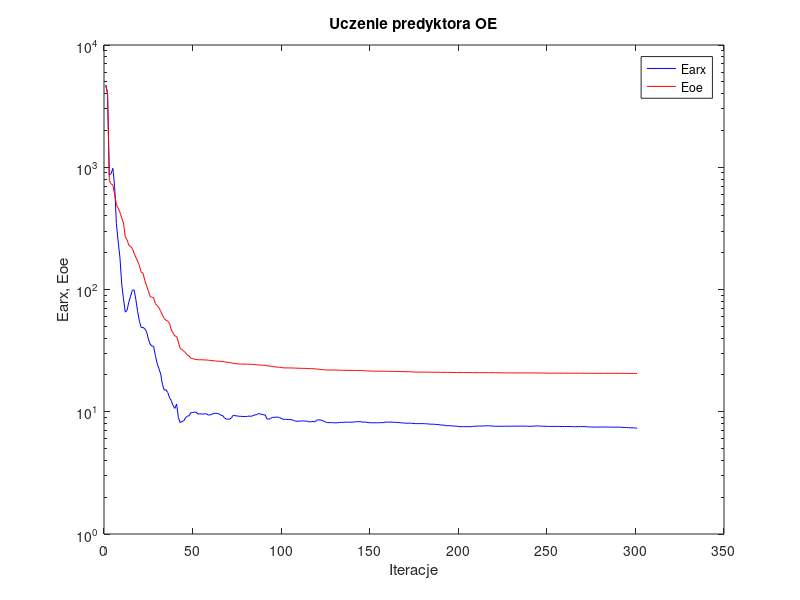
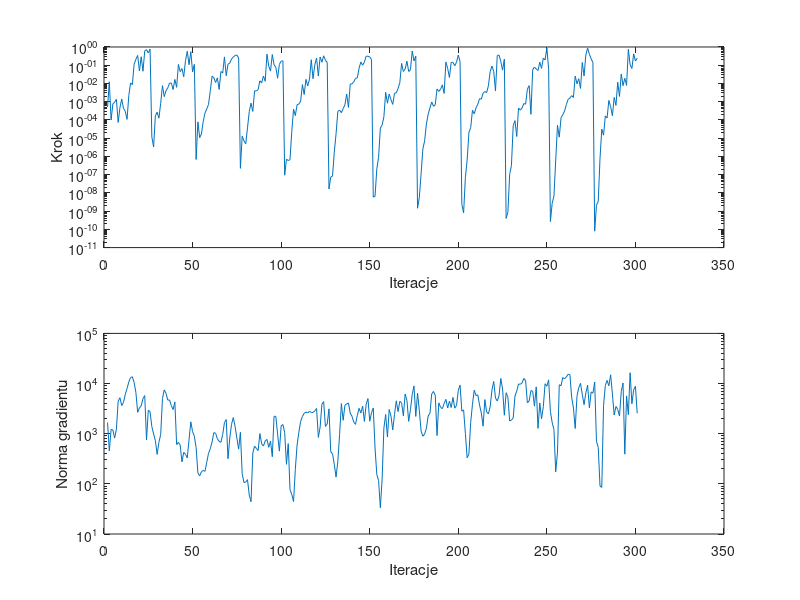

The MATLAB source for these figures, in order:
%uczenie predyktora oe
clear all;
n=0; farx(n+1)=4.703763e+003; foe(n+1)=4.709812e+003; wspucz(n+1)=0.000000e+000; ng(n+1)=0.000000e+000;
%odnowa zmiennej metryki
n=1; farx(n+1)=4.037120e+003; foe(n+1)=4.008730e+003; krok(n+1)=5.069434e-004; ng(n+1)=1.667973e+003;
n=2; farx(n+1)=8.618279e+002; foe(n+1)=7.740537e+002; krok(n+1)=1.238677e-002; ng(n+1)=4.549290e+002;
n=3; farx(n+1)=8.858802e+002; foe(n+1)=7.315586e+002; krok(n+1)=9.921626e-005; ng(n+1)=1.215975e+003;
n=4; farx(n+1)=9.810547e+002; foe(n+1)=7.156467e+002; krok(n+1)=7.589753e-004; ng(n+1)=1.190434e+003;
n=5; farx(n+1)=6.964635e+002; foe(n+1)=6.006445e+002; krok(n+1)=9.349870e-004; ng(n+1)=8.175020e+002;
n=6; farx(n+1)=3.462409e+002; foe(n+1)=4.969443e+002; krok(n+1)=1.347687e-003; ng(n+1)=1.228993e+003;
n=7; farx(n+1)=2.453993e+002; foe(n+1)=4.625778e+002; krok(n+1)=7.332789e-005; ng(n+1)=4.455675e+003;
n=8; farx(n+1)=1.821583e+002; foe(n+1)=4.280291e+002; krok(n+1)=4.815209e-004; ng(n+1)=5.212375e+003;
n=9; farx(n+1)=1.107589e+002; foe(n+1)=3.842856e+002; krok(n+1)=1.411868e-003; ng(n+1)=3.641864e+003;
n=10; farx(n+1)=8.404997e+001; foe(n+1)=3.496509e+002; krok(n+1)=4.283785e-004; ng(n+1)=4.183524e+003;
n=11; farx(n+1)=6.534251e+001; foe(n+1)=2.693977e+002; krok(n+1)=2.969649e-004; ng(n+1)=6.094821e+003;
n=12; farx(n+1)=6.748525e+001; foe(n+1)=2.556057e+002; krok(n+1)=1.075741e-004; ng(n+1)=7.955528e+003;
n=13; farx(n+1)=7.874150e+001; foe(n+1)=2.308034e+002; krok(n+1)=2.176076e-003; ng(n+1)=1.075362e+004;
n=14; farx(n+1)=8.807648e+001; foe(n+1)=2.250227e+002; krok(n+1)=1.064021e-002; ng(n+1)=1.319342e+004;
n=15; farx(n+1)=9.870521e+001; foe(n+1)=2.160345e+002; krok(n+1)=8.647968e-003; ng(n+1)=1.362544e+004;
n=16; farx(n+1)=9.915203e+001; foe(n+1)=1.985387e+002; krok(n+1)=1.134226e-001; ng(n+1)=1.051543e+004;
n=17; farx(n+1)=8.251308e+001; foe(n+1)=1.828568e+002; krok(n+1)=2.093785e-001; ng(n+1)=6.650137e+003;
n=18; farx(n+1)=6.584291e+001; foe(n+1)=1.706935e+002; krok(n+1)=3.465039e-001; ng(n+1)=2.669127e+003;
n=19; farx(n+1)=5.490561e+001; foe(n+1)=1.566231e+002; krok(n+1)=4.818488e-002; ng(n+1)=3.261275e+003;
n=20; farx(n+1)=4.889236e+001; foe(n+1)=1.383156e+002; krok(n+1)=2.906512e-001; ng(n+1)=3.607067e+003;
n=21; farx(n+1)=4.897262e+001; foe(n+1)=1.364419e+002; krok(n+1)=4.679016e-002; ng(n+1)=5.006181e+003;
n=22; farx(n+1)=4.777385e+001; foe(n+1)=1.191887e+002; krok(n+1)=6.155707e-001; ng(n+1)=5.754134e+003;
n=23; farx(n+1)=4.529297e+001; foe(n+1)=1.072754e+002; krok(n+1)=7.113726e-001; ng(n+1)=7.481152e+002;
n=24; farx(n+1)=3.959717e+001; foe(n+1)=9.774856e+001; krok(n+1)=4.686024e-001; ng(n+1)=2.926011e+003;
n=25; farx(n+1)=3.575776e+001; foe(n+1)=8.780776e+001; krok(n+1)=7.709580e-001; ng(n+1)=2.734943e+003;
%odnowa zmiennej metryki
n=26; farx(n+1)=3.447287e+001; foe(n+1)=8.620604e+001; krok(n+1)=1.178746e-005; ng(n+1)=1.387460e+003;
n=27; farx(n+1)=3.436591e+001; foe(n+1)=8.593305e+001; krok(n+1)=3.310122e-006; ng(n+1)=9.881220e+002;
n=28; farx(n+1)=2.882729e+001; foe(n+1)=7.660759e+001; krok(n+1)=1.697983e-004; ng(n+1)=7.236468e+002;
n=29; farx(n+1)=2.484800e+001; foe(n+1)=7.379347e+001; krok(n+1)=2.647908e-004; ng(n+1)=3.873599e+002;
n=30; farx(n+1)=2.253643e+001; foe(n+1)=7.093363e+001; krok(n+1)=1.250530e-004; ng(n+1)=6.762828e+002;
n=31; farx(n+1)=2.033665e+001; foe(n+1)=6.622718e+001; krok(n+1)=8.259539e-004; ng(n+1)=9.624930e+002;
n=32; farx(n+1)=1.670271e+001; foe(n+1)=6.184967e+001; krok(n+1)=7.585473e-003; ng(n+1)=4.997428e+003;
n=33; farx(n+1)=1.501324e+001; foe(n+1)=5.787310e+001; krok(n+1)=1.900524e-003; ng(n+1)=7.469386e+003;
n=34; farx(n+1)=1.516041e+001; foe(n+1)=5.607385e+001; krok(n+1)=4.004785e-003; ng(n+1)=6.409236e+003;
n=35; farx(n+1)=1.437071e+001; foe(n+1)=5.502857e+001; krok(n+1)=5.829556e-003; ng(n+1)=4.673139e+003;
n=36; farx(n+1)=1.302413e+001; foe(n+1)=5.265208e+001; krok(n+1)=1.033570e-002; ng(n+1)=4.712120e+003;
n=37; farx(n+1)=1.231754e+001; foe(n+1)=4.658639e+001; krok(n+1)=1.059400e-002; ng(n+1)=3.626745e+003;
n=38; farx(n+1)=1.123460e+001; foe(n+1)=4.384053e+001; krok(n+1)=4.600741e-003; ng(n+1)=3.023167e+003;
n=39; farx(n+1)=1.064668e+001; foe(n+1)=4.162369e+001; krok(n+1)=1.660195e-002; ng(n+1)=4.303941e+003;
n=40; farx(n+1)=1.154962e+001; foe(n+1)=4.135883e+001; krok(n+1)=6.130766e-003; ng(n+1)=6.086214e+002;
n=41; farx(n+1)=8.956641e+000; foe(n+1)=3.713257e+001; krok(n+1)=1.102898e-001; ng(n+1)=6.709056e+002;
n=42; farx(n+1)=8.152975e+000; foe(n+1)=3.294213e+001; krok(n+1)=4.446078e-002; ng(n+1)=5.936262e+002;
n=43; farx(n+1)=8.329478e+000; foe(n+1)=3.230387e+001; krok(n+1)=6.563449e-002; ng(n+1)=2.744637e+002;
n=44; farx(n+1)=8.413300e+000; foe(n+1)=3.125892e+001; krok(n+1)=2.327615e-002; ng(n+1)=4.241558e+002;
n=45; farx(n+1)=8.912973e+000; foe(n+1)=3.047736e+001; krok(n+1)=1.752988e-001; ng(n+1)=3.881565e+002;
n=46; farx(n+1)=9.209185e+000; foe(n+1)=2.915576e+001; krok(n+1)=5.810581e-001; ng(n+1)=3.301077e+002;
n=47; farx(n+1)=9.262687e+000; foe(n+1)=2.861039e+001; krok(n+1)=1.067078e-001; ng(n+1)=7.561548e+002;
n=48; farx(n+1)=9.809009e+000; foe(n+1)=2.738700e+001; krok(n+1)=5.550159e-001; ng(n+1)=1.724778e+003;
n=49; farx(n+1)=9.858461e+000; foe(n+1)=2.726948e+001; krok(n+1)=4.294671e-002; ng(n+1)=1.107593e+003;
n=50; farx(n+1)=9.920331e+000; foe(n+1)=2.683675e+001; krok(n+1)=1.114169e-001; ng(n+1)=8.915474e+002;
%odnowa zmiennej metryki
n=51; farx(n+1)=9.919665e+000; foe(n+1)=2.681813e+001; krok(n+1)=6.809703e-007; ng(n+1)=5.289175e+002;
n=52; farx(n+1)=9.585465e+000; foe(n+1)=2.663464e+001; krok(n+1)=7.847260e-005; ng(n+1)=1.647376e+002;
n=53; farx(n+1)=9.600535e+000; foe(n+1)=2.662573e+001; krok(n+1)=1.069939e-005; ng(n+1)=1.442445e+002;
n=54; farx(n+1)=9.600772e+000; foe(n+1)=2.661178e+001; krok(n+1)=1.693774e-005; ng(n+1)=1.744018e+002;
n=55; farx(n+1)=9.571228e+000; foe(n+1)=2.658058e+001; krok(n+1)=8.254679e-005; ng(n+1)=1.852498e+002;
n=56; farx(n+1)=9.623010e+000; foe(n+1)=2.652837e+001; krok(n+1)=2.361987e-004; ng(n+1)=1.776022e+002;
n=57; farx(n+1)=9.604261e+000; foe(n+1)=2.649075e+001; krok(n+1)=4.029366e-004; ng(n+1)=2.683583e+002;
n=58; farx(n+1)=9.389724e+000; foe(n+1)=2.638215e+001; krok(n+1)=7.010405e-004; ng(n+1)=4.065615e+002;
n=59; farx(n+1)=9.422756e+000; foe(n+1)=2.631901e+001; krok(n+1)=4.008930e-003; ng(n+1)=5.010721e+002;
n=60; farx(n+1)=9.600892e+000; foe(n+1)=2.620094e+001; krok(n+1)=2.476948e-002; ng(n+1)=6.855294e+002;
n=61; farx(n+1)=9.647187e+000; foe(n+1)=2.613510e+001; krok(n+1)=2.067140e-002; ng(n+1)=1.049600e+003;
n=62; farx(n+1)=9.740375e+000; foe(n+1)=2.598113e+001; krok(n+1)=1.127471e-002; ng(n+1)=1.024754e+003;
n=63; farx(n+1)=9.675224e+000; foe(n+1)=2.592542e+001; krok(n+1)=2.024365e-002; ng(n+1)=7.916581e+002;
n=64; farx(n+1)=9.593716e+000; foe(n+1)=2.588928e+001; krok(n+1)=4.704763e-003; ng(n+1)=7.041423e+002;
n=65; farx(n+1)=9.352551e+000; foe(n+1)=2.582689e+001; krok(n+1)=4.524124e-002; ng(n+1)=6.712739e+002;
n=66; farx(n+1)=9.308034e+000; foe(n+1)=2.575295e+001; krok(n+1)=3.700668e-002; ng(n+1)=9.657381e+002;
n=67; farx(n+1)=8.914061e+000; foe(n+1)=2.563885e+001; krok(n+1)=2.863617e-001; ng(n+1)=1.663066e+003;
n=68; farx(n+1)=8.720131e+000; foe(n+1)=2.546899e+001; krok(n+1)=2.667694e-002; ng(n+1)=1.914630e+003;
n=69; farx(n+1)=8.688777e+000; foe(n+1)=2.537080e+001; krok(n+1)=1.150668e-001; ng(n+1)=3.163387e+002;
n=70; farx(n+1)=8.688494e+000; foe(n+1)=2.531939e+001; krok(n+1)=1.306634e-001; ng(n+1)=8.217102e+002;
n=71; farx(n+1)=8.962449e+000; foe(n+1)=2.504648e+001; krok(n+1)=2.193298e-001; ng(n+1)=1.544189e+003;
n=72; farx(n+1)=9.381065e+000; foe(n+1)=2.492756e+001; krok(n+1)=2.841626e-001; ng(n+1)=2.098722e+003;
n=73; farx(n+1)=9.280579e+000; foe(n+1)=2.480342e+001; krok(n+1)=3.388866e-001; ng(n+1)=1.393713e+003;
n=74; farx(n+1)=9.246734e+000; foe(n+1)=2.469606e+001; krok(n+1)=3.636509e-001; ng(n+1)=8.163114e+002;
n=75; farx(n+1)=9.189187e+000; foe(n+1)=2.460349e+001; krok(n+1)=2.490283e-001; ng(n+1)=4.932889e+002;
%odnowa zmiennej metryki
n=76; farx(n+1)=9.183735e+000; foe(n+1)=2.457178e+001; krok(n+1)=2.214391e-007; ng(n+1)=1.063600e+003;
n=77; farx(n+1)=9.144125e+000; foe(n+1)=2.454604e+001; krok(n+1)=1.290553e-005; ng(n+1)=1.598550e+002;
n=78; farx(n+1)=9.148391e+000; foe(n+1)=2.454045e+001; krok(n+1)=7.265431e-006; ng(n+1)=1.063551e+002;
n=79; farx(n+1)=9.139678e+000; foe(n+1)=2.453488e+001; krok(n+1)=4.886358e-006; ng(n+1)=1.083609e+002;
n=80; farx(n+1)=9.162253e+000; foe(n+1)=2.450463e+001; krok(n+1)=3.694884e-005; ng(n+1)=1.212840e+002;
n=81; farx(n+1)=9.225998e+000; foe(n+1)=2.449196e+001; krok(n+1)=2.858260e-004; ng(n+1)=5.964170e+001;
n=82; farx(n+1)=9.172995e+000; foe(n+1)=2.443557e+001; krok(n+1)=8.336543e-004; ng(n+1)=4.403278e+001;
n=83; farx(n+1)=9.280842e+000; foe(n+1)=2.436493e+001; krok(n+1)=2.927427e-004; ng(n+1)=4.122604e+002;
n=84; farx(n+1)=9.408878e+000; foe(n+1)=2.430227e+001; krok(n+1)=3.941672e-003; ng(n+1)=5.654171e+002;
n=85; farx(n+1)=9.448972e+000; foe(n+1)=2.422837e+001; krok(n+1)=3.898185e-003; ng(n+1)=5.099680e+002;
n=86; farx(n+1)=9.646863e+000; foe(n+1)=2.413916e+001; krok(n+1)=4.587536e-003; ng(n+1)=4.598732e+002;
n=87; farx(n+1)=9.601548e+000; foe(n+1)=2.409589e+001; krok(n+1)=1.399673e-002; ng(n+1)=1.005888e+003;
n=88; farx(n+1)=9.545556e+000; foe(n+1)=2.405170e+001; krok(n+1)=1.064021e-002; ng(n+1)=6.282929e+002;
n=89; farx(n+1)=9.436641e+000; foe(n+1)=2.400619e+001; krok(n+1)=2.565544e-002; ng(n+1)=5.674681e+002;
n=90; farx(n+1)=9.411780e+000; foe(n+1)=2.397840e+001; krok(n+1)=1.321323e-002; ng(n+1)=7.185212e+002;
n=91; farx(n+1)=8.721765e+000; foe(n+1)=2.376373e+001; krok(n+1)=4.033988e-001; ng(n+1)=7.686163e+002;
n=92; farx(n+1)=8.698835e+000; foe(n+1)=2.371870e+001; krok(n+1)=8.973318e-002; ng(n+1)=5.345688e+002;
n=93; farx(n+1)=8.801751e+000; foe(n+1)=2.359349e+001; krok(n+1)=4.732206e-002; ng(n+1)=7.159976e+002;
n=94; farx(n+1)=8.976364e+000; foe(n+1)=2.344749e+001; krok(n+1)=3.854790e-001; ng(n+1)=3.477464e+002;
n=95; farx(n+1)=9.001012e+000; foe(n+1)=2.336534e+001; krok(n+1)=1.057221e-001; ng(n+1)=2.232840e+003;
n=96; farx(n+1)=9.031409e+000; foe(n+1)=2.323037e+001; krok(n+1)=7.626731e-002; ng(n+1)=2.208286e+003;
n=97; farx(n+1)=9.050052e+000; foe(n+1)=2.317186e+001; krok(n+1)=1.931884e-002; ng(n+1)=9.800902e+002;
n=98; farx(n+1)=8.962484e+000; foe(n+1)=2.311299e+001; krok(n+1)=1.125137e-001; ng(n+1)=4.492545e+002;
n=99; farx(n+1)=8.842417e+000; foe(n+1)=2.305430e+001; krok(n+1)=1.652088e-001; ng(n+1)=1.431220e+003;
n=100; farx(n+1)=8.674440e+000; foe(n+1)=2.286023e+001; krok(n+1)=1.752988e-001; ng(n+1)=1.525022e+003;
%odnowa zmiennej metryki
n=101; farx(n+1)=8.674996e+000; foe(n+1)=2.285016e+001; krok(n+1)=9.307833e-008; ng(n+1)=1.047758e+003;
n=102; farx(n+1)=8.666745e+000; foe(n+1)=2.284599e+001; krok(n+1)=7.046893e-007; ng(n+1)=2.451395e+002;
n=103; farx(n+1)=8.636106e+000; foe(n+1)=2.282645e+001; krok(n+1)=5.947174e-007; ng(n+1)=6.337312e+002;
n=104; farx(n+1)=8.636877e+000; foe(n+1)=2.282606e+001; krok(n+1)=6.610411e-007; ng(n+1)=7.718301e+001;
n=105; farx(n+1)=8.614994e+000; foe(n+1)=2.282070e+001; krok(n+1)=2.328800e-005; ng(n+1)=6.135050e+001;
n=106; farx(n+1)=8.484756e+000; foe(n+1)=2.278102e+001; krok(n+1)=3.910575e-004; ng(n+1)=4.437425e+001;
n=107; farx(n+1)=8.409555e+000; foe(n+1)=2.275888e+001; krok(n+1)=1.733806e-004; ng(n+1)=1.947520e+002;
n=108; farx(n+1)=8.340433e+000; foe(n+1)=2.272936e+001; krok(n+1)=6.791933e-004; ng(n+1)=5.959626e+002;
n=109; farx(n+1)=8.389977e+000; foe(n+1)=2.268764e+001; krok(n+1)=7.433745e-004; ng(n+1)=1.071447e+003;
n=110; farx(n+1)=8.397014e+000; foe(n+1)=2.267575e+001; krok(n+1)=1.060828e-003; ng(n+1)=1.759645e+003;
n=111; farx(n+1)=8.413486e+000; foe(n+1)=2.265092e+001; krok(n+1)=8.648560e-003; ng(n+1)=2.206556e+003;
n=112; farx(n+1)=8.406308e+000; foe(n+1)=2.264463e+001; krok(n+1)=2.476023e-003; ng(n+1)=2.540784e+003;
n=113; farx(n+1)=8.394680e+000; foe(n+1)=2.260810e+001; krok(n+1)=1.675780e-002; ng(n+1)=2.699106e+003;
n=114; farx(n+1)=8.346559e+000; foe(n+1)=2.257687e+001; krok(n+1)=7.321912e-003; ng(n+1)=2.593147e+003;
n=115; farx(n+1)=8.245261e+000; foe(n+1)=2.254980e+001; krok(n+1)=1.712902e-002; ng(n+1)=2.792439e+003;
n=116; farx(n+1)=8.309753e+000; foe(n+1)=2.249733e+001; krok(n+1)=2.002215e-001; ng(n+1)=2.658058e+003;
n=117; farx(n+1)=8.334193e+000; foe(n+1)=2.248764e+001; krok(n+1)=1.820180e-002; ng(n+1)=2.653881e+003;
n=118; farx(n+1)=8.257886e+000; foe(n+1)=2.243467e+001; krok(n+1)=1.066998e-001; ng(n+1)=2.848650e+003;
n=119; farx(n+1)=8.523805e+000; foe(n+1)=2.234866e+001; krok(n+1)=2.476508e-001; ng(n+1)=3.182791e+003;
n=120; farx(n+1)=8.584659e+000; foe(n+1)=2.232485e+001; krok(n+1)=2.541206e-002; ng(n+1)=8.418364e+002;
n=121; farx(n+1)=8.573993e+000; foe(n+1)=2.221987e+001; krok(n+1)=2.833785e-001; ng(n+1)=1.351800e+003;
n=122; farx(n+1)=8.519255e+000; foe(n+1)=2.214779e+001; krok(n+1)=1.460372e-001; ng(n+1)=3.855235e+003;
n=123; farx(n+1)=8.369169e+000; foe(n+1)=2.208181e+001; krok(n+1)=3.287969e-001; ng(n+1)=4.368103e+003;
n=124; farx(n+1)=8.251489e+000; foe(n+1)=2.201735e+001; krok(n+1)=1.872762e-001; ng(n+1)=1.393142e+003;
n=125; farx(n+1)=8.145468e+000; foe(n+1)=2.196631e+001; krok(n+1)=1.423907e-001; ng(n+1)=1.558930e+003;
%odnowa zmiennej metryki
n=126; farx(n+1)=8.147197e+000; foe(n+1)=2.195071e+001; krok(n+1)=1.636637e-008; ng(n+1)=3.130978e+003;
n=127; farx(n+1)=8.146931e+000; foe(n+1)=2.194964e+001; krok(n+1)=7.352339e-008; ng(n+1)=4.367740e+002;
n=128; farx(n+1)=8.147123e+000; foe(n+1)=2.194856e+001; krok(n+1)=8.353197e-008; ng(n+1)=3.959042e+002;
n=129; farx(n+1)=8.132058e+000; foe(n+1)=2.194116e+001; krok(n+1)=1.690903e-006; ng(n+1)=2.466202e+002;
n=130; farx(n+1)=8.114707e+000; foe(n+1)=2.193218e+001; krok(n+1)=1.729605e-005; ng(n+1)=1.363661e+002;
n=131; farx(n+1)=8.129346e+000; foe(n+1)=2.192356e+001; krok(n+1)=2.952315e-004; ng(n+1)=2.813630e+002;
n=132; farx(n+1)=8.171295e+000; foe(n+1)=2.189473e+001; krok(n+1)=3.473499e-004; ng(n+1)=9.658713e+002;
n=133; farx(n+1)=8.186009e+000; foe(n+1)=2.186932e+001; krok(n+1)=2.493753e-004; ng(n+1)=3.984053e+003;
n=134; farx(n+1)=8.177669e+000; foe(n+1)=2.183806e+001; krok(n+1)=4.204537e-004; ng(n+1)=1.849237e+003;
n=135; farx(n+1)=8.232600e+000; foe(n+1)=2.182222e+001; krok(n+1)=6.750897e-004; ng(n+1)=3.690173e+003;
n=136; farx(n+1)=8.202310e+000; foe(n+1)=2.180410e+001; krok(n+1)=2.621411e-003; ng(n+1)=3.902199e+003;
n=137; farx(n+1)=8.225342e+000; foe(n+1)=2.179626e+001; krok(n+1)=4.878389e-004; ng(n+1)=4.096164e+003;
n=138; farx(n+1)=8.207609e+000; foe(n+1)=2.178904e+001; krok(n+1)=9.231862e-003; ng(n+1)=2.584118e+003;
n=139; farx(n+1)=8.216088e+000; foe(n+1)=2.177844e+001; krok(n+1)=9.524551e-003; ng(n+1)=2.217754e+003;
n=140; farx(n+1)=8.245532e+000; foe(n+1)=2.177110e+001; krok(n+1)=1.238474e-002; ng(n+1)=1.703768e+003;
n=141; farx(n+1)=8.282203e+000; foe(n+1)=2.176313e+001; krok(n+1)=1.906683e-002; ng(n+1)=1.536211e+003;
n=142; farx(n+1)=8.290332e+000; foe(n+1)=2.175661e+001; krok(n+1)=2.017194e-002; ng(n+1)=2.326770e+003;
n=143; farx(n+1)=8.301232e+000; foe(n+1)=2.173995e+001; krok(n+1)=6.864555e-002; ng(n+1)=3.205335e+003;
n=144; farx(n+1)=8.279399e+000; foe(n+1)=2.172907e+001; krok(n+1)=1.505524e-001; ng(n+1)=2.588176e+003;
n=145; farx(n+1)=8.225296e+000; foe(n+1)=2.168861e+001; krok(n+1)=1.003991e-001; ng(n+1)=3.555234e+003;
n=146; farx(n+1)=8.233619e+000; foe(n+1)=2.167614e+001; krok(n+1)=1.490738e-001; ng(n+1)=1.752298e+003;
n=147; farx(n+1)=8.214683e+000; foe(n+1)=2.163432e+001; krok(n+1)=3.136673e-001; ng(n+1)=3.856670e+003;
n=148; farx(n+1)=8.152201e+000; foe(n+1)=2.158090e+001; krok(n+1)=3.101349e-001; ng(n+1)=5.016535e+003;
n=149; farx(n+1)=8.134412e+000; foe(n+1)=2.154386e+001; krok(n+1)=2.863419e-001; ng(n+1)=1.775446e+003;
n=150; farx(n+1)=8.126832e+000; foe(n+1)=2.148561e+001; krok(n+1)=2.052609e-001; ng(n+1)=2.605740e+003;
%odnowa zmiennej metryki
n=151; farx(n+1)=8.126940e+000; foe(n+1)=2.147958e+001; krok(n+1)=5.872522e-009; ng(n+1)=3.255314e+003;
n=152; farx(n+1)=8.126809e+000; foe(n+1)=2.147940e+001; krok(n+1)=6.424819e-009; ng(n+1)=5.206265e+002;
n=153; farx(n+1)=8.127696e+000; foe(n+1)=2.147895e+001; krok(n+1)=2.061726e-007; ng(n+1)=1.531127e+002;
n=154; farx(n+1)=8.131264e+000; foe(n+1)=2.147776e+001; krok(n+1)=8.857564e-007; ng(n+1)=1.167853e+002;
n=155; farx(n+1)=8.146497e+000; foe(n+1)=2.147421e+001; krok(n+1)=3.612529e-005; ng(n+1)=3.342380e+001;
n=156; farx(n+1)=8.147371e+000; foe(n+1)=2.146856e+001; krok(n+1)=5.233915e-005; ng(n+1)=1.241793e+002;
n=157; farx(n+1)=8.157279e+000; foe(n+1)=2.146597e+001; krok(n+1)=1.489596e-004; ng(n+1)=1.293667e+003;
n=158; farx(n+1)=8.249542e+000; foe(n+1)=2.144028e+001; krok(n+1)=3.272337e-003; ng(n+1)=2.416896e+003;
n=159; farx(n+1)=8.213373e+000; foe(n+1)=2.142581e+001; krok(n+1)=8.259539e-004; ng(n+1)=8.567441e+002;
n=160; farx(n+1)=8.224760e+000; foe(n+1)=2.141854e+001; krok(n+1)=2.634602e-003; ng(n+1)=3.048990e+003;
n=161; farx(n+1)=8.234580e+000; foe(n+1)=2.140759e+001; krok(n+1)=1.293420e-003; ng(n+1)=2.241125e+003;
n=162; farx(n+1)=8.209155e+000; foe(n+1)=2.139535e+001; krok(n+1)=7.138862e-004; ng(n+1)=1.187032e+003;
n=163; farx(n+1)=8.192842e+000; foe(n+1)=2.137900e+001; krok(n+1)=2.914778e-003; ng(n+1)=2.440761e+003;
n=164; farx(n+1)=8.190672e+000; foe(n+1)=2.136516e+001; krok(n+1)=3.056641e-003; ng(n+1)=4.520576e+003;
n=165; farx(n+1)=8.157581e+000; foe(n+1)=2.135306e+001; krok(n+1)=5.303205e-003; ng(n+1)=2.760769e+003;
n=166; farx(n+1)=8.150672e+000; foe(n+1)=2.135150e+001; krok(n+1)=1.111520e-002; ng(n+1)=4.426492e+003;
n=167; farx(n+1)=8.100764e+000; foe(n+1)=2.133727e+001; krok(n+1)=1.261335e-001; ng(n+1)=4.086064e+003;
n=168; farx(n+1)=8.094583e+000; foe(n+1)=2.131779e+001; krok(n+1)=4.517978e-002; ng(n+1)=2.272998e+003;
n=169; farx(n+1)=8.075346e+000; foe(n+1)=2.128206e+001; krok(n+1)=6.191270e-002; ng(n+1)=6.183881e+003;
n=170; farx(n+1)=8.054593e+000; foe(n+1)=2.125959e+001; krok(n+1)=1.668649e-001; ng(n+1)=4.622716e+003;
n=171; farx(n+1)=8.061018e+000; foe(n+1)=2.124850e+001; krok(n+1)=4.568872e-002; ng(n+1)=1.760999e+003;
n=172; farx(n+1)=8.058891e+000; foe(n+1)=2.123869e+001; krok(n+1)=5.722022e-002; ng(n+1)=3.025932e+003;
n=173; farx(n+1)=8.036745e+000; foe(n+1)=2.116249e+001; krok(n+1)=5.982775e-001; ng(n+1)=6.090701e+003;
n=174; farx(n+1)=8.012445e+000; foe(n+1)=2.114354e+001; krok(n+1)=1.722157e-001; ng(n+1)=8.952019e+003;
n=175; farx(n+1)=7.997857e+000; foe(n+1)=2.111278e+001; krok(n+1)=3.183983e-001; ng(n+1)=2.211583e+003;
%odnowa zmiennej metryki
n=176; farx(n+1)=7.998341e+000; foe(n+1)=2.110616e+001; krok(n+1)=1.443628e-009; ng(n+1)=6.435926e+003;
n=177; farx(n+1)=7.998902e+000; foe(n+1)=2.110099e+001; krok(n+1)=5.526858e-009; ng(n+1)=2.916254e+003;
n=178; farx(n+1)=7.999824e+000; foe(n+1)=2.109381e+001; krok(n+1)=1.093752e-007; ng(n+1)=1.125354e+003;
n=179; farx(n+1)=8.000126e+000; foe(n+1)=2.109295e+001; krok(n+1)=2.563277e-006; ng(n+1)=8.905430e+002;
n=180; farx(n+1)=7.981531e+000; foe(n+1)=2.108821e+001; krok(n+1)=7.086051e-006; ng(n+1)=9.830242e+002;
n=181; farx(n+1)=7.975768e+000; foe(n+1)=2.108371e+001; krok(n+1)=5.986366e-005; ng(n+1)=1.290385e+003;
n=182; farx(n+1)=7.946180e+000; foe(n+1)=2.107929e+001; krok(n+1)=2.084136e-004; ng(n+1)=2.253067e+003;
n=183; farx(n+1)=7.913485e+000; foe(n+1)=2.107280e+001; krok(n+1)=4.494798e-004; ng(n+1)=2.557576e+003;
n=184; farx(n+1)=7.912337e+000; foe(n+1)=2.105683e+001; krok(n+1)=9.701682e-004; ng(n+1)=6.240722e+003;
n=185; farx(n+1)=7.904942e+000; foe(n+1)=2.105148e+001; krok(n+1)=5.593002e-004; ng(n+1)=6.937054e+003;
n=186; farx(n+1)=7.885924e+000; foe(n+1)=2.104719e+001; krok(n+1)=6.847610e-004; ng(n+1)=5.834456e+003;
n=187; farx(n+1)=7.867831e+000; foe(n+1)=2.104220e+001; krok(n+1)=5.003630e-003; ng(n+1)=9.185764e+002;
n=188; farx(n+1)=7.844278e+000; foe(n+1)=2.103717e+001; krok(n+1)=3.657312e-003; ng(n+1)=4.119311e+003;
n=189; farx(n+1)=7.800587e+000; foe(n+1)=2.101695e+001; krok(n+1)=4.841816e-003; ng(n+1)=3.374373e+003;
n=190; farx(n+1)=7.779565e+000; foe(n+1)=2.101092e+001; krok(n+1)=8.350786e-003; ng(n+1)=3.152719e+003;
n=191; farx(n+1)=7.770668e+000; foe(n+1)=2.101017e+001; krok(n+1)=2.849598e-003; ng(n+1)=3.989177e+003;
n=192; farx(n+1)=7.690479e+000; foe(n+1)=2.099455e+001; krok(n+1)=1.484819e-001; ng(n+1)=4.841597e+003;
n=193; farx(n+1)=7.693668e+000; foe(n+1)=2.099058e+001; krok(n+1)=6.721749e-002; ng(n+1)=3.249773e+003;
n=194; farx(n+1)=7.683095e+000; foe(n+1)=2.098269e+001; krok(n+1)=2.117616e-002; ng(n+1)=4.465257e+003;
n=195; farx(n+1)=7.678952e+000; foe(n+1)=2.097244e+001; krok(n+1)=1.439602e-001; ng(n+1)=3.324972e+003;
n=196; farx(n+1)=7.639737e+000; foe(n+1)=2.095506e+001; krok(n+1)=1.431455e-001; ng(n+1)=5.284177e+003;
n=197; farx(n+1)=7.638361e+000; foe(n+1)=2.094854e+001; krok(n+1)=9.359461e-002; ng(n+1)=3.229593e+003;
n=198; farx(n+1)=7.622274e+000; foe(n+1)=2.094209e+001; krok(n+1)=1.471339e-001; ng(n+1)=3.654647e+003;
n=199; farx(n+1)=7.576431e+000; foe(n+1)=2.092729e+001; krok(n+1)=3.619299e-001; ng(n+1)=7.334145e+003;
n=200; farx(n+1)=7.555178e+000; foe(n+1)=2.092085e+001; krok(n+1)=1.582207e-001; ng(n+1)=9.316683e+003;
%odnowa zmiennej metryki
n=201; farx(n+1)=7.555421e+000; foe(n+1)=2.091899e+001; krok(n+1)=2.307373e-009; ng(n+1)=2.813767e+003;
n=202; farx(n+1)=7.555448e+000; foe(n+1)=2.091831e+001; krok(n+1)=8.081352e-010; ng(n+1)=2.979447e+003;
n=203; farx(n+1)=7.555131e+000; foe(n+1)=2.091406e+001; krok(n+1)=6.900967e-008; ng(n+1)=1.014579e+003;
n=204; farx(n+1)=7.555985e+000; foe(n+1)=2.091374e+001; krok(n+1)=6.328627e-007; ng(n+1)=3.301324e+002;
n=205; farx(n+1)=7.548482e+000; foe(n+1)=2.091139e+001; krok(n+1)=2.078166e-005; ng(n+1)=3.972212e+002;
n=206; farx(n+1)=7.555511e+000; foe(n+1)=2.090940e+001; krok(n+1)=3.754715e-005; ng(n+1)=1.673276e+003;
n=207; farx(n+1)=7.585175e+000; foe(n+1)=2.090437e+001; krok(n+1)=3.383827e-004; ng(n+1)=3.855692e+003;
n=208; farx(n+1)=7.606789e+000; foe(n+1)=2.090028e+001; krok(n+1)=2.171131e-004; ng(n+1)=7.362670e+003;
n=209; farx(n+1)=7.625361e+000; foe(n+1)=2.089319e+001; krok(n+1)=4.526501e-004; ng(n+1)=5.764571e+003;
n=210; farx(n+1)=7.637492e+000; foe(n+1)=2.089120e+001; krok(n+1)=7.286945e-004; ng(n+1)=5.957787e+003;
n=211; farx(n+1)=7.631763e+000; foe(n+1)=2.088927e+001; krok(n+1)=1.469780e-003; ng(n+1)=3.725716e+003;
n=212; farx(n+1)=7.639465e+000; foe(n+1)=2.088705e+001; krok(n+1)=1.387045e-003; ng(n+1)=2.581675e+003;
n=213; farx(n+1)=7.656380e+000; foe(n+1)=2.088534e+001; krok(n+1)=2.918223e-003; ng(n+1)=1.411945e+003;
n=214; farx(n+1)=7.664719e+000; foe(n+1)=2.088142e+001; krok(n+1)=3.595838e-003; ng(n+1)=4.790581e+003;
n=215; farx(n+1)=7.670663e+000; foe(n+1)=2.088034e+001; krok(n+1)=3.157424e-003; ng(n+1)=2.707979e+003;
n=216; farx(n+1)=7.670973e+000; foe(n+1)=2.087843e+001; krok(n+1)=7.453659e-003; ng(n+1)=2.471216e+003;
n=217; farx(n+1)=7.665287e+000; foe(n+1)=2.087421e+001; krok(n+1)=4.505124e-002; ng(n+1)=3.459168e+003;
n=218; farx(n+1)=7.644407e+000; foe(n+1)=2.086756e+001; krok(n+1)=8.877087e-002; ng(n+1)=7.451612e+003;
n=219; farx(n+1)=7.620087e+000; foe(n+1)=2.085801e+001; krok(n+1)=4.614317e-002; ng(n+1)=1.101749e+004;
n=220; farx(n+1)=7.611613e+000; foe(n+1)=2.085694e+001; krok(n+1)=3.881663e-003; ng(n+1)=5.146656e+003;
n=221; farx(n+1)=7.610569e+000; foe(n+1)=2.084754e+001; krok(n+1)=3.435737e-001; ng(n+1)=4.484299e+003;
n=222; farx(n+1)=7.601545e+000; foe(n+1)=2.083619e+001; krok(n+1)=3.589327e-001; ng(n+1)=5.704733e+003;
n=223; farx(n+1)=7.608485e+000; foe(n+1)=2.081305e+001; krok(n+1)=1.608941e-001; ng(n+1)=1.262446e+004;
n=224; farx(n+1)=7.606958e+000; foe(n+1)=2.081031e+001; krok(n+1)=5.344903e-002; ng(n+1)=7.756735e+003;
n=225; farx(n+1)=7.614960e+000; foe(n+1)=2.080417e+001; krok(n+1)=2.181855e-001; ng(n+1)=2.333834e+003;
%odnowa zmiennej metryki
n=226; farx(n+1)=7.615089e+000; foe(n+1)=2.080244e+001; krok(n+1)=3.980898e-010; ng(n+1)=6.561835e+003;
n=227; farx(n+1)=7.615289e+000; foe(n+1)=2.079943e+001; krok(n+1)=8.707330e-010; ng(n+1)=5.360097e+003;
n=228; farx(n+1)=7.615380e+000; foe(n+1)=2.079765e+001; krok(n+1)=1.023936e-007; ng(n+1)=1.792288e+003;
n=229; farx(n+1)=7.618068e+000; foe(n+1)=2.079458e+001; krok(n+1)=3.227062e-007; ng(n+1)=1.869404e+003;
n=230; farx(n+1)=7.621963e+000; foe(n+1)=2.078635e+001; krok(n+1)=4.789661e-005; ng(n+1)=2.061879e+003;
n=231; farx(n+1)=7.624545e+000; foe(n+1)=2.078593e+001; krok(n+1)=9.210340e-005; ng(n+1)=5.660419e+003;
n=232; farx(n+1)=7.622708e+000; foe(n+1)=2.078556e+001; krok(n+1)=1.234279e-005; ng(n+1)=7.075767e+003;
n=233; farx(n+1)=7.622451e+000; foe(n+1)=2.078372e+001; krok(n+1)=4.526501e-004; ng(n+1)=9.806976e+003;
n=234; farx(n+1)=7.635088e+000; foe(n+1)=2.078180e+001; krok(n+1)=3.428360e-004; ng(n+1)=9.652808e+003;
n=235; farx(n+1)=7.626649e+000; foe(n+1)=2.078048e+001; krok(n+1)=4.494757e-004; ng(n+1)=1.031830e+004;
n=236; farx(n+1)=7.629761e+000; foe(n+1)=2.077852e+001; krok(n+1)=7.899388e-004; ng(n+1)=1.263793e+004;
n=237; farx(n+1)=7.627163e+000; foe(n+1)=2.077560e+001; krok(n+1)=7.307512e-004; ng(n+1)=1.139433e+004;
n=238; farx(n+1)=7.613839e+000; foe(n+1)=2.077263e+001; krok(n+1)=4.892037e-003; ng(n+1)=4.134849e+003;
n=239; farx(n+1)=7.599176e+000; foe(n+1)=2.076747e+001; krok(n+1)=7.599313e-003; ng(n+1)=4.498083e+003;
n=240; farx(n+1)=7.594944e+000; foe(n+1)=2.076691e+001; krok(n+1)=2.039081e-004; ng(n+1)=7.237729e+003;
n=241; farx(n+1)=7.623224e+000; foe(n+1)=2.076462e+001; krok(n+1)=5.671128e-002; ng(n+1)=7.026611e+003;
n=242; farx(n+1)=7.630986e+000; foe(n+1)=2.076224e+001; krok(n+1)=7.931747e-002; ng(n+1)=3.538271e+003;
n=243; farx(n+1)=7.658151e+000; foe(n+1)=2.075715e+001; krok(n+1)=6.224674e-002; ng(n+1)=8.586150e+003;
n=244; farx(n+1)=7.657326e+000; foe(n+1)=2.075560e+001; krok(n+1)=5.160128e-002; ng(n+1)=1.277574e+003;
n=245; farx(n+1)=7.633874e+000; foe(n+1)=2.074839e+001; krok(n+1)=1.474115e-001; ng(n+1)=4.097313e+003;
n=246; farx(n+1)=7.621835e+000; foe(n+1)=2.074161e+001; krok(n+1)=6.721749e-002; ng(n+1)=1.981630e+003;
n=247; farx(n+1)=7.613384e+000; foe(n+1)=2.073346e+001; krok(n+1)=2.452016e-001; ng(n+1)=3.457084e+003;
n=248; farx(n+1)=7.611282e+000; foe(n+1)=2.072567e+001; krok(n+1)=1.943277e-001; ng(n+1)=9.922140e+003;
n=249; farx(n+1)=7.595215e+000; foe(n+1)=2.070008e+001; krok(n+1)=8.771846e-001; ng(n+1)=8.835715e+003;
n=250; farx(n+1)=7.586560e+000; foe(n+1)=2.069281e+001; krok(n+1)=6.021814e-002; ng(n+1)=1.182208e+004;
%odnowa zmiennej metryki
n=251; farx(n+1)=7.586569e+000; foe(n+1)=2.069263e+001; krok(n+1)=2.660812e-010; ng(n+1)=2.765788e+003;
n=252; farx(n+1)=7.586397e+000; foe(n+1)=2.069206e+001; krok(n+1)=2.732999e-009; ng(n+1)=1.672127e+003;
n=253; farx(n+1)=7.586259e+000; foe(n+1)=2.069127e+001; krok(n+1)=6.711853e-009; ng(n+1)=1.211106e+003;
n=254; farx(n+1)=7.587352e+000; foe(n+1)=2.068996e+001; krok(n+1)=6.371972e-007; ng(n+1)=1.740995e+002;
n=255; farx(n+1)=7.582127e+000; foe(n+1)=2.068246e+001; krok(n+1)=5.075699e-005; ng(n+1)=4.293293e+002;
n=256; farx(n+1)=7.584689e+000; foe(n+1)=2.068205e+001; krok(n+1)=1.138585e-005; ng(n+1)=9.460975e+003;
n=257; farx(n+1)=7.571144e+000; foe(n+1)=2.067969e+001; krok(n+1)=1.326001e-004; ng(n+1)=9.079471e+003;
n=258; farx(n+1)=7.567566e+000; foe(n+1)=2.067893e+001; krok(n+1)=1.960436e-004; ng(n+1)=1.321571e+004;
n=259; farx(n+1)=7.574652e+000; foe(n+1)=2.067760e+001; krok(n+1)=3.072763e-004; ng(n+1)=1.238390e+004;
n=260; farx(n+1)=7.573292e+000; foe(n+1)=2.067674e+001; krok(n+1)=6.935224e-004; ng(n+1)=1.356591e+004;
n=261; farx(n+1)=7.570241e+000; foe(n+1)=2.067444e+001; krok(n+1)=1.347687e-003; ng(n+1)=1.529655e+004;
n=262; farx(n+1)=7.574112e+000; foe(n+1)=2.067110e+001; krok(n+1)=1.579878e-003; ng(n+1)=1.516450e+004;
n=263; farx(n+1)=7.562004e+000; foe(n+1)=2.066846e+001; krok(n+1)=2.156451e-003; ng(n+1)=5.354090e+003;
n=264; farx(n+1)=7.555997e+000; foe(n+1)=2.066757e+001; krok(n+1)=1.721118e-003; ng(n+1)=3.242921e+003;
n=265; farx(n+1)=7.548271e+000; foe(n+1)=2.066544e+001; krok(n+1)=2.525939e-002; ng(n+1)=1.269874e+003;
n=266; farx(n+1)=7.546657e+000; foe(n+1)=2.066473e+001; krok(n+1)=9.552064e-003; ng(n+1)=5.599335e+003;
n=267; farx(n+1)=7.555606e+000; foe(n+1)=2.066312e+001; krok(n+1)=1.830045e-002; ng(n+1)=8.280537e+003;
n=268; farx(n+1)=7.556836e+000; foe(n+1)=2.066220e+001; krok(n+1)=5.357205e-003; ng(n+1)=1.008665e+004;
n=269; farx(n+1)=7.567085e+000; foe(n+1)=2.065952e+001; krok(n+1)=1.416892e-001; ng(n+1)=6.030807e+003;
n=270; farx(n+1)=7.571417e+000; foe(n+1)=2.065849e+001; krok(n+1)=2.552053e-002; ng(n+1)=3.793638e+003;
n=271; farx(n+1)=7.558331e+000; foe(n+1)=2.065309e+001; krok(n+1)=3.655097e-001; ng(n+1)=6.513699e+003;
n=272; farx(n+1)=7.524091e+000; foe(n+1)=2.064481e+001; krok(n+1)=8.679464e-001; ng(n+1)=9.260610e+003;
n=273; farx(n+1)=7.509097e+000; foe(n+1)=2.064009e+001; krok(n+1)=3.985391e-001; ng(n+1)=3.285025e+003;
n=274; farx(n+1)=7.503234e+000; foe(n+1)=2.063660e+001; krok(n+1)=2.273633e-001; ng(n+1)=6.812171e+003;
n=275; farx(n+1)=7.493067e+000; foe(n+1)=2.062776e+001; krok(n+1)=1.409038e-001; ng(n+1)=6.410059e+003;
%odnowa zmiennej metryki
n=276; farx(n+1)=7.493095e+000; foe(n+1)=2.062687e+001; krok(n+1)=7.937451e-011; ng(n+1)=1.073558e+004;
n=277; farx(n+1)=7.493047e+000; foe(n+1)=2.062679e+001; krok(n+1)=2.102110e-009; ng(n+1)=7.070576e+002;
n=278; farx(n+1)=7.493013e+000; foe(n+1)=2.062671e+001; krok(n+1)=3.379731e-009; ng(n+1)=5.357952e+002;
n=279; farx(n+1)=7.493760e+000; foe(n+1)=2.062615e+001; krok(n+1)=7.671845e-007; ng(n+1)=9.044648e+001;
n=280; farx(n+1)=7.502221e+000; foe(n+1)=2.062399e+001; krok(n+1)=3.117913e-005; ng(n+1)=8.493857e+001;
n=281; farx(n+1)=7.500178e+000; foe(n+1)=2.062264e+001; krok(n+1)=1.460917e-005; ng(n+1)=3.645098e+003;
n=282; farx(n+1)=7.506000e+000; foe(n+1)=2.062208e+001; krok(n+1)=1.662532e-004; ng(n+1)=9.205303e+003;
n=283; farx(n+1)=7.505688e+000; foe(n+1)=2.062177e+001; krok(n+1)=1.283146e-004; ng(n+1)=1.152038e+004;
n=284; farx(n+1)=7.492651e+000; foe(n+1)=2.061954e+001; krok(n+1)=1.176191e-003; ng(n+1)=9.014652e+003;
n=285; farx(n+1)=7.487826e+000; foe(n+1)=2.061778e+001; krok(n+1)=5.362293e-004; ng(n+1)=1.492904e+004;
n=286; farx(n+1)=7.485951e+000; foe(n+1)=2.061741e+001; krok(n+1)=1.701807e-004; ng(n+1)=6.198092e+003;
n=287; farx(n+1)=7.480597e+000; foe(n+1)=2.061593e+001; krok(n+1)=1.713251e-003; ng(n+1)=2.352736e+003;
n=288; farx(n+1)=7.482298e+000; foe(n+1)=2.061553e+001; krok(n+1)=6.250570e-004; ng(n+1)=3.486328e+003;
n=289; farx(n+1)=7.489646e+000; foe(n+1)=2.061382e+001; krok(n+1)=1.175824e-002; ng(n+1)=3.052374e+003;
n=290; farx(n+1)=7.486704e+000; foe(n+1)=2.061348e+001; krok(n+1)=1.934289e-003; ng(n+1)=2.250515e+003;
n=291; farx(n+1)=7.461811e+000; foe(n+1)=2.061064e+001; krok(n+1)=3.320390e-002; ng(n+1)=6.986411e+003;
n=292; farx(n+1)=7.449386e+000; foe(n+1)=2.060938e+001; krok(n+1)=7.599313e-003; ng(n+1)=1.027089e+004;
n=293; farx(n+1)=7.435245e+000; foe(n+1)=2.060740e+001; krok(n+1)=1.910413e-002; ng(n+1)=3.910894e+002;
n=294; farx(n+1)=7.431298e+000; foe(n+1)=2.060629e+001; krok(n+1)=7.883344e-003; ng(n+1)=5.675209e+003;
n=295; farx(n+1)=7.412201e+000; foe(n+1)=2.059218e+001; krok(n+1)=7.382907e-001; ng(n+1)=2.402649e+003;
n=296; farx(n+1)=7.399065e+000; foe(n+1)=2.058741e+001; krok(n+1)=1.051652e-001; ng(n+1)=1.645122e+004;
n=297; farx(n+1)=7.392384e+000; foe(n+1)=2.058523e+001; krok(n+1)=6.659479e-002; ng(n+1)=3.959742e+003;
n=298; farx(n+1)=7.378069e+000; foe(n+1)=2.058142e+001; krok(n+1)=4.195659e-001; ng(n+1)=7.466499e+003;
n=299; farx(n+1)=7.364288e+000; foe(n+1)=2.058018e+001; krok(n+1)=1.702433e-001; ng(n+1)=8.840229e+003;
n=300; farx(n+1)=7.335884e+000; foe(n+1)=2.057778e+001; krok(n+1)=2.422759e-001; ng(n+1)=2.555101e+003;

figure; semilogy(farx,'b'); hold on; semilogy(foe,'r'); xlabel('Iteracje'); ylabel('Earx, Eoe'); legend('Earx','Eoe'); title('Uczenie predyktora OE');
figure; subplot(2,1,1); semilogy(krok); xlabel('Iteracje'); ylabel('Krok');
subplot(2,1,2); semilogy(ng); xlabel('Iteracje'); ylabel('Norma gradientu');
Earx=farx(n+1)
Eoe=foe(n+1)
